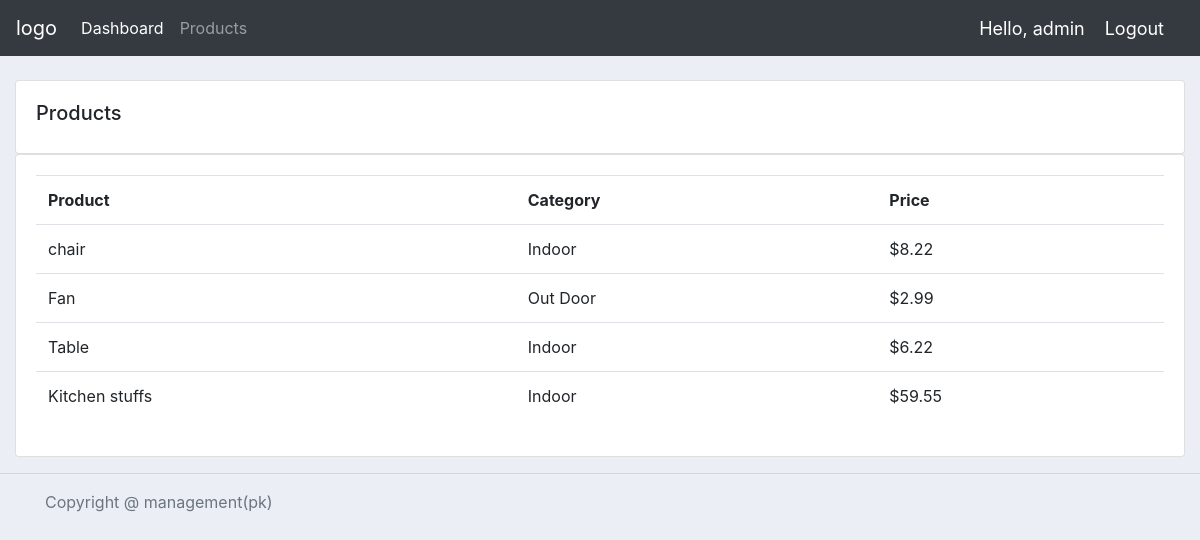
Screenshot of /products/ (signed in) with the database file from the repository.
### accounts/models.py (models this page shows, shortened)
class Product(models.Model):
	CATEGORY = (
			('Indoor', 'Indoor'),
			('Out Door', 'Out Door'),
			)
	name = models.CharField(max_length=200, null=True)
	price = models.FloatField(null=True)
	category = models.CharField(max_length=200, null=True, choices=CATEGORY)
	description = models.TextField()
	date_created = models.DateTimeField(auto_now_add=True, null=True, blank=True)

### accounts/decorators.py (the view)
		def wrapper_func(request, *args, **kwargs):
			group = None
			if request.user.groups.exists():
				group = request.user.groups.all()[0].name
			if group in allowed_roles:
				return view_func(request, *args, **kwargs)
			else:
				return HttpResponse('You are not authorized to view this page')

### accounts/views.py (called while the page is built)
@login_required(login_url='login')
@allowed_users(allowed_roles=['admin'])
def products(request):
	products = Product.objects.all()
	context = {'products':products}
	return render(request, 'accounts/products.html', context)

### accounts/templates/accounts/products.html
{%  extends 'accounts/main.html' %}
{% block content %}
<br>
<div class="row">
	<div class="col-md">
		<div class="card card-body">
			<h5>Products</h5>
		</div>
		<div class="card card-body">
			<table class="table">
				<tr>
					<th>Product</th>
					<th>Category</th>
					<th>Price</th>
				</tr>
				{% for product in products %}
					<tr>
						<td>{{product.name}}</td>
						<td>{{product.category}}</td>
						<td>${{product.price}}</td>
					</tr>
				{% endfor %}
			</table>
		</div>
	</div>
</div>
{% endblock content %}

### accounts/templates/accounts/navbar.html (shortened to what this page needs)
{% load static %}
<nav class="navbar navbar-expand-lg navbar-dark bg-dark">
  <a class="navbar-brand" href="{% url 'home' %}">logo</a>
  <div class="collapse navbar-collapse" id="navbarNav">
    <ul class="navbar-nav">
      {% if request.user.is_staff %}
      <li class="nav-item active">
        <a class="nav-link" href="{% url 'home' %}">Dashboard</a>
      </li>
      <li class="nav-item">
        <a class="nav-link" href="{% url 'products' %}">Products</a>
      </li>
      {% else %}
       <li class="nav-item">
        <a class="nav-link" href="{% url 'account' %}">Settings</a>
      </li>
      {% endif %}
    </ul>
  </div>
  <span class="hello-msg">Hello, {{request.user}}</span>
  <span ><a  class="hello-msg" href="{% url 'logout' %}">Logout</a></span>
</nav>

### static/css/main.css (style rules this page uses)
body { background-color: #ebeff5; }

### accounts/templates/accounts/navbar.html (style rules this page uses)
.hello-msg { font-size: 18px; color: #fff; margin-right: 20px; }

### rows the page displays
Product: name "chair", category "Indoor", price "8.22"
Product: name "Fan", category "Out Door", price "2.99"
Product: name "Table", category "Indoor", price "6.22"
Product: name "Kitchen stuffs", category "Indoor", price "59.55"

### other values shown
{{ request.user }} "admin"
